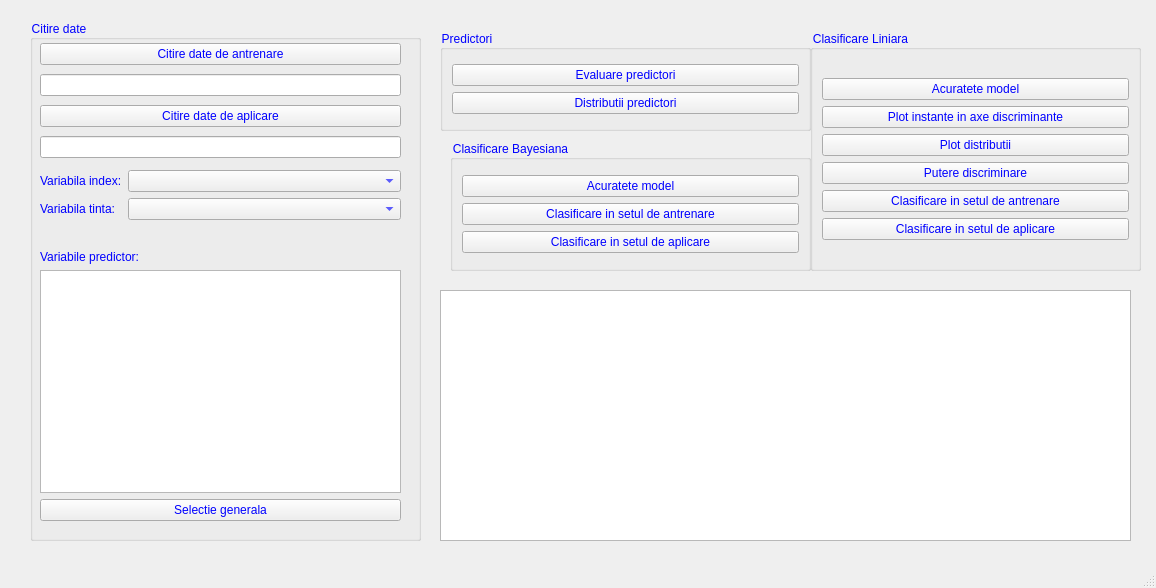
<?xml version="1.0" encoding="UTF-8"?>
<ui version="4.0">
 <class>MainWindow</class>
 <widget class="QMainWindow" name="MainWindow">
  <property name="geometry">
   <rect>
    <x>0</x>
    <y>0</y>
    <width>1156</width>
    <height>588</height>
   </rect>
  </property>
  <property name="windowTitle">
   <string>MainWindow</string>
  </property>
  <widget class="QWidget" name="centralwidget">
   <widget class="QGroupBox" name="groupBox">
    <property name="geometry">
     <rect>
      <x>30</x>
      <y>20</y>
      <width>391</width>
      <height>521</height>
     </rect>
    </property>
    <property name="styleSheet">
     <string notr="true">color: rgb(0, 0, 255);</string>
    </property>
    <property name="title">
     <string>Citire date</string>
    </property>
    <widget class="QWidget" name="verticalLayoutWidget">
     <property name="geometry">
      <rect>
       <x>10</x>
       <y>20</y>
       <width>361</width>
       <height>121</height>
      </rect>
     </property>
     <layout class="QVBoxLayout" name="verticalLayout">
      <item>
       <widget class="QPushButton" name="buton_citire1">
        <property name="styleSheet">
         <string notr="true">font: 12pt &quot;MS Shell Dlg 2&quot;;</string>
        </property>
        <property name="text">
         <string>Citire date de antrenare</string>
        </property>
       </widget>
      </item>
      <item>
       <widget class="QLineEdit" name="text_fisier1"/>
      </item>
      <item>
       <widget class="QPushButton" name="buton_citire2">
        <property name="styleSheet">
         <string notr="true">font: 12pt &quot;MS Shell Dlg 2&quot;;</string>
        </property>
        <property name="text">
         <string>Citire date de aplicare</string>
        </property>
       </widget>
      </item>
      <item>
       <widget class="QLineEdit" name="text_fisier2"/>
      </item>
     </layout>
    </widget>
    <widget class="QWidget" name="formLayoutWidget">
     <property name="geometry">
      <rect>
       <x>10</x>
       <y>150</y>
       <width>361</width>
       <height>71</height>
      </rect>
     </property>
     <layout class="QFormLayout" name="formLayout">
      <item row="0" column="0">
       <widget class="QLabel" name="label">
        <property name="styleSheet">
         <string notr="true">font: 12pt &quot;MS Shell Dlg 2&quot;;</string>
        </property>
        <property name="text">
         <string>Variabila index:</string>
        </property>
       </widget>
      </item>
      <item row="0" column="1">
       <widget class="QComboBox" name="combo_index">
        <property name="styleSheet">
         <string notr="true">font: 12pt &quot;MS Shell Dlg 2&quot;;</string>
        </property>
       </widget>
      </item>
      <item row="1" column="0">
       <widget class="QLabel" name="label_2">
        <property name="styleSheet">
         <string notr="true">font: 12pt &quot;MS Shell Dlg 2&quot;;</string>
        </property>
        <property name="text">
         <string>Variabila tinta:</string>
        </property>
       </widget>
      </item>
      <item row="1" column="1">
       <widget class="QComboBox" name="combo_tinta">
        <property name="styleSheet">
         <string notr="true">font: 12pt &quot;MS Shell Dlg 2&quot;;</string>
        </property>
       </widget>
      </item>
     </layout>
    </widget>
    <widget class="QWidget" name="verticalLayoutWidget_2">
     <property name="geometry">
      <rect>
       <x>10</x>
       <y>230</y>
       <width>361</width>
       <height>271</height>
      </rect>
     </property>
     <layout class="QVBoxLayout" name="verticalLayout_2">
      <item>
       <widget class="QLabel" name="label_3">
        <property name="text">
         <string>Variabile predictor:</string>
        </property>
       </widget>
      </item>
      <item>
       <widget class="QListWidget" name="list_variabile">
        <property name="styleSheet">
         <string notr="true">font: 12pt &quot;MS Shell Dlg 2&quot;;</string>
        </property>
       </widget>
      </item>
      <item>
       <widget class="QPushButton" name="buton_selectie">
        <property name="styleSheet">
         <string notr="true">font: 12pt &quot;MS Shell Dlg 2&quot;;</string>
        </property>
        <property name="text">
         <string>Selectie generala</string>
        </property>
       </widget>
      </item>
     </layout>
    </widget>
   </widget>
   <widget class="QGroupBox" name="groupBox_2">
    <property name="geometry">
     <rect>
      <x>450</x>
      <y>140</y>
      <width>361</width>
      <height>131</height>
     </rect>
    </property>
    <property name="styleSheet">
     <string notr="true">color: rgb(0, 0, 255);</string>
    </property>
    <property name="title">
     <string>Clasificare Bayesiana</string>
    </property>
    <layout class="QVBoxLayout" name="verticalLayout_3">
     <item>
      <layout class="QVBoxLayout" name="verticalLayout_4">
       <item>
        <widget class="QPushButton" name="buton_acuratete">
         <property name="styleSheet">
          <string notr="true">font: 12pt &quot;MS Shell Dlg 2&quot;;</string>
         </property>
         <property name="text">
          <string>Acuratete model</string>
         </property>
        </widget>
       </item>
       <item>
        <widget class="QPushButton" name="buton_clasificare1">
         <property name="styleSheet">
          <string notr="true">font: 12pt &quot;MS Shell Dlg 2&quot;;</string>
         </property>
         <property name="text">
          <string>Clasificare in setul de antrenare</string>
         </property>
        </widget>
       </item>
       <item>
        <widget class="QPushButton" name="buton_clasificare2">
         <property name="styleSheet">
          <string notr="true">font: 12pt &quot;MS Shell Dlg 2&quot;;</string>
         </property>
         <property name="text">
          <string>Clasificare in setul de aplicare</string>
         </property>
        </widget>
       </item>
      </layout>
     </item>
    </layout>
   </widget>
   <widget class="QGroupBox" name="groupBox_3">
    <property name="geometry">
     <rect>
      <x>810</x>
      <y>30</y>
      <width>331</width>
      <height>241</height>
     </rect>
    </property>
    <property name="styleSheet">
     <string notr="true">color: rgb(0, 0, 255);</string>
    </property>
    <property name="title">
     <string>Clasificare Liniara</string>
    </property>
    <layout class="QVBoxLayout" name="verticalLayout_6">
     <item>
      <layout class="QVBoxLayout" name="verticalLayout_5">
       <item>
        <widget class="QPushButton" name="buton_acuratete_">
         <property name="styleSheet">
          <string notr="true">font: 12pt &quot;MS Shell Dlg 2&quot;;</string>
         </property>
         <property name="text">
          <string>Acuratete model</string>
         </property>
        </widget>
       </item>
       <item>
        <widget class="QPushButton" name="buton_plot">
         <property name="styleSheet">
          <string notr="true">font: 12pt &quot;MS Shell Dlg 2&quot;;</string>
         </property>
         <property name="text">
          <string>Plot instante in axe discriminante</string>
         </property>
        </widget>
       </item>
       <item>
        <widget class="QPushButton" name="buton_plot_distrib">
         <property name="styleSheet">
          <string notr="true">font: 12pt &quot;MS Shell Dlg 2&quot;;</string>
         </property>
         <property name="text">
          <string>Plot distributii</string>
         </property>
        </widget>
       </item>
       <item>
        <widget class="QPushButton" name="pushButton">
         <property name="styleSheet">
          <string notr="true">font: 12pt &quot;MS Shell Dlg 2&quot;;</string>
         </property>
         <property name="text">
          <string>Putere discriminare</string>
         </property>
        </widget>
       </item>
       <item>
        <widget class="QPushButton" name="buton_clasificare1_">
         <property name="styleSheet">
          <string notr="true">font: 12pt &quot;MS Shell Dlg 2&quot;;</string>
         </property>
         <property name="text">
          <string>Clasificare in setul de antrenare</string>
         </property>
        </widget>
       </item>
       <item>
        <widget class="QPushButton" name="buton_clasificare2_">
         <property name="styleSheet">
          <string notr="true">font: 12pt &quot;MS Shell Dlg 2&quot;;</string>
         </property>
         <property name="text">
          <string>Clasificare in setul de aplicare</string>
         </property>
        </widget>
       </item>
      </layout>
     </item>
    </layout>
   </widget>
   <widget class="QTextEdit" name="text_out">
    <property name="geometry">
     <rect>
      <x>440</x>
      <y>290</y>
      <width>691</width>
      <height>251</height>
     </rect>
    </property>
    <property name="styleSheet">
     <string notr="true">font: 12pt &quot;MS Shell Dlg 2&quot;;
color: rgb(0, 0, 255);</string>
    </property>
   </widget>
   <widget class="QGroupBox" name="groupBox_4">
    <property name="geometry">
     <rect>
      <x>440</x>
      <y>30</y>
      <width>371</width>
      <height>101</height>
     </rect>
    </property>
    <property name="styleSheet">
     <string notr="true">color: rgb(0, 0, 255);</string>
    </property>
    <property name="title">
     <string>Predictori</string>
    </property>
    <layout class="QVBoxLayout" name="verticalLayout_8">
     <item>
      <layout class="QVBoxLayout" name="verticalLayout_7">
       <item>
        <widget class="QPushButton" name="buton_predictori">
         <property name="styleSheet">
          <string notr="true">font: 12pt &quot;MS Shell Dlg 2&quot;;</string>
         </property>
         <property name="text">
          <string>Evaluare predictori</string>
         </property>
        </widget>
       </item>
       <item>
        <widget class="QPushButton" name="buton_distrib_predictori">
         <property name="styleSheet">
          <string notr="true">font: 12pt &quot;MS Shell Dlg 2&quot;;</string>
         </property>
         <property name="text">
          <string>Distributii predictori</string>
         </property>
        </widget>
       </item>
      </layout>
     </item>
    </layout>
   </widget>
  </widget>
  <widget class="QMenuBar" name="menubar">
   <property name="geometry">
    <rect>
     <x>0</x>
     <y>0</y>
     <width>1156</width>
     <height>21</height>
    </rect>
   </property>
  </widget>
  <widget class="QStatusBar" name="statusbar"/>
 </widget>
 <resources/>
 <connections/>
</ui>
